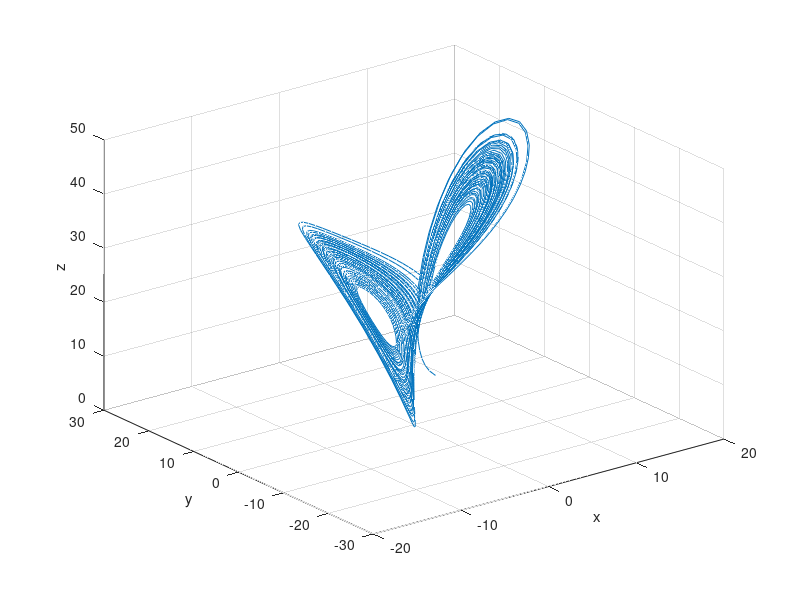

Write the MATLAB code that produced this figure.
% Solve over time interval [0,100] with initial conditions [1,1,1]
% 'f' is set of differential equations
% 'a' is array containing x, y, and z variables
% 't' is time variable

sigma = 10;
beta = 8/3;
rho = 28;
f = @(t,a) [-sigma*a(1) + sigma*a(2); rho*a(1) - a(2) - a(1)*a(3); -beta*a(3) + a(1)*a(2)];

% [t,a] = ode45(f,[0 100],[1 1 1]);     % Runge-Kutta 4th/5th order ODE solver
% [t,a] = ode45(f,[0 100],[5 5 5]);     % Runge-Kutta 4th/5th order ODE solver
[t,a] = ode45(f,[0 100],[5.001 5 5]);     % Runge-Kutta 4th/5th order ODE solver

plot3(a(:,1),a(:,2),a(:,3))
xlabel('x');ylabel('y');zlabel('z');grid

